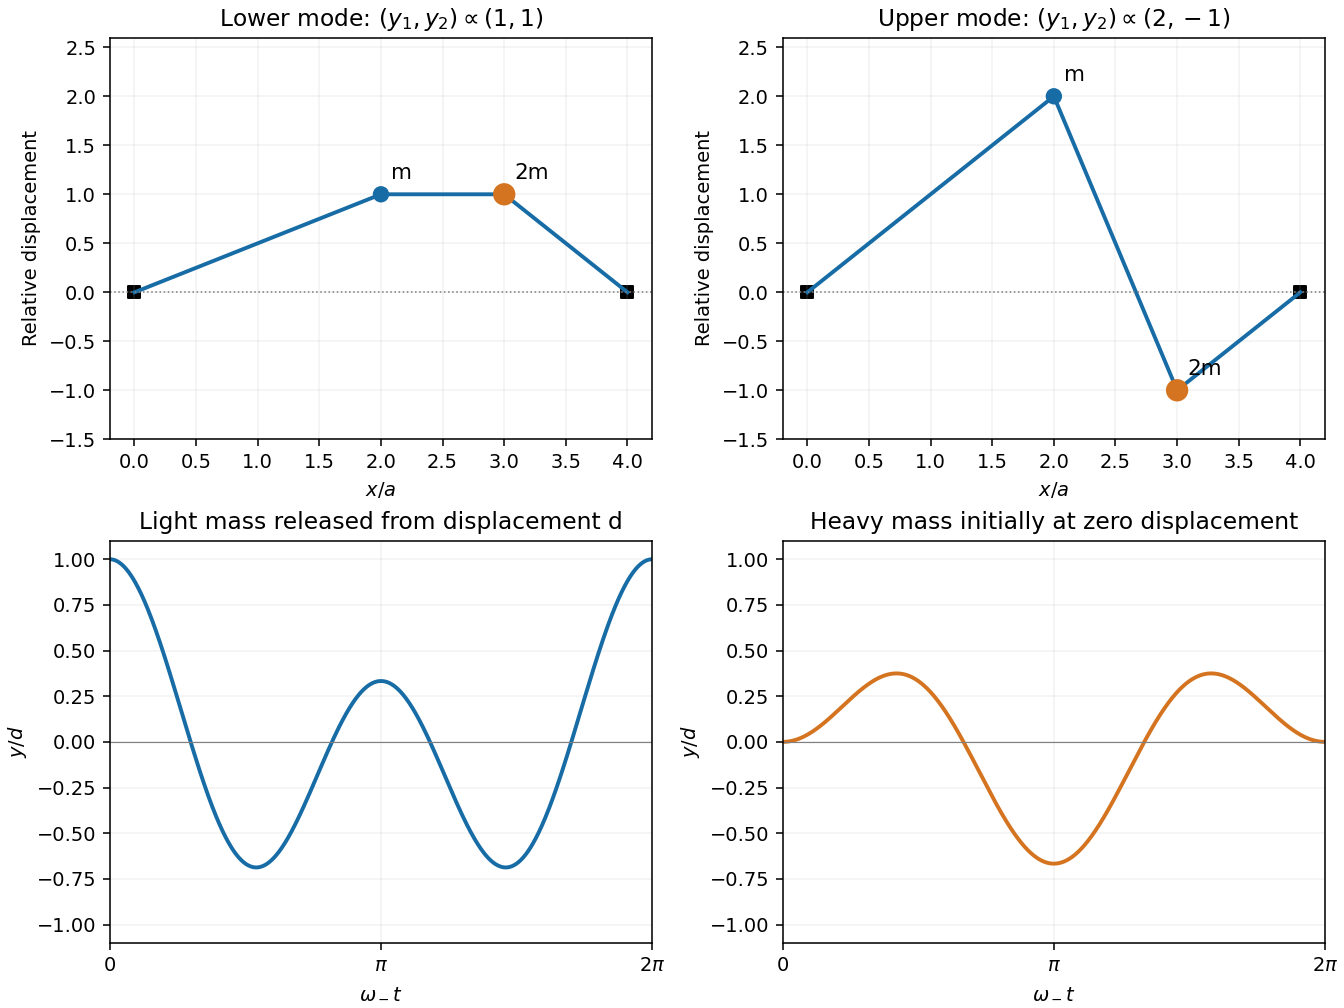

Generate this figure with Python:
"""Normal modes and an initial-value solution for a string with two point masses."""
from pathlib import Path
import matplotlib
matplotlib.use('Agg')
import matplotlib.pyplot as plt
import numpy as np

fig,axes=plt.subplots(2,2,figsize=(9.6,7.2),layout='constrained')
for ax,values,title in [(axes[0,0],[0,1,1,0],r'Lower mode: $(y_1,y_2)\propto(1,1)$'),(axes[0,1],[0,2,-1,0],r'Upper mode: $(y_1,y_2)\propto(2,-1)$')]:
 ax.plot([0,2,3,4],values,color='#176ca6',lw=2);ax.scatter([2,3],values[1:3],s=[55,110],color=['#176ca6','#d57420'],zorder=5)
 ax.scatter([0,4],[0,0],marker='s',color='black',s=35);ax.axhline(0,color='.5',ls=':',lw=.8)
 for xx,yy,label in [(2,values[1],'m'),(3,values[2],'2m')]:ax.text(xx+.08,yy+.16,label,fontsize=11)
 ax.set(title=title,xlabel=r'$x/a$',ylabel='Relative displacement',ylim=(-1.5,2.6));ax.grid(alpha=.15)
t=np.linspace(0,2*np.pi,700);y1=(np.cos(t)+2*np.cos(2*t))/3;y2=(np.cos(t)-np.cos(2*t))/3
for ax,y,title,color in [(axes[1,0],y1,'Light mass released from displacement d','#176ca6'),(axes[1,1],y2,'Heavy mass initially at zero displacement','#d57420')]:
 ax.plot(t,y,color=color,lw=2);ax.axhline(0,color='.5',lw=.6);ax.set(title=title,xlabel=r'$\omega_- t$',ylabel=r'$y/d$',ylim=(-1.1,1.1),xlim=(0,2*np.pi));ax.set_xticks([0,np.pi,2*np.pi],['0',r'$\pi$',r'$2\pi$']);ax.grid(alpha=.15)
fig.savefig(Path.cwd()/Path(__file__).with_suffix('.png').name,dpi=140,facecolor='white')
